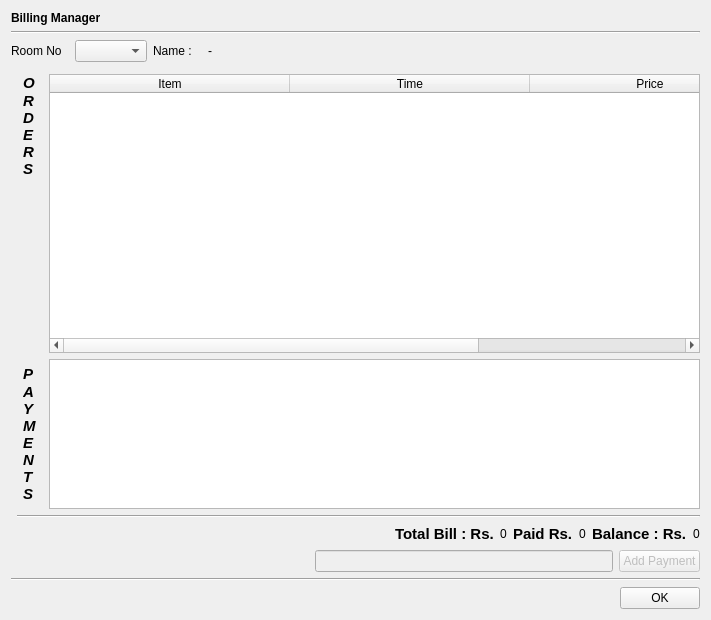
<?xml version="1.0" encoding="UTF-8"?>
<ui version="4.0">
 <class>billingManager</class>
 <widget class="QDialog" name="billingManager">
  <property name="geometry">
   <rect>
    <x>0</x>
    <y>0</y>
    <width>711</width>
    <height>620</height>
   </rect>
  </property>
  <property name="windowTitle">
   <string>Active Bill</string>
  </property>
  <layout class="QGridLayout" name="gridLayout">
   <item row="0" column="0" colspan="4">
    <widget class="QLabel" name="label">
     <property name="text">
      <string>&lt;b&gt;Billing Manager&lt;/b&gt;</string>
     </property>
    </widget>
   </item>
   <item row="1" column="0" colspan="4">
    <widget class="Line" name="line">
     <property name="orientation">
      <enum>Qt::Horizontal</enum>
     </property>
    </widget>
   </item>
   <item row="2" column="0" colspan="4">
    <layout class="QHBoxLayout" name="horizontalLayout_4">
     <item>
      <widget class="QLabel" name="label_6">
       <property name="text">
        <string>Room No  </string>
       </property>
      </widget>
     </item>
     <item>
      <widget class="QComboBox" name="roomNo"/>
     </item>
     <item>
      <widget class="QLabel" name="label_7">
       <property name="text">
        <string>Name :   </string>
       </property>
      </widget>
     </item>
     <item>
      <widget class="QLabel" name="name">
       <property name="text">
        <string>-</string>
       </property>
      </widget>
     </item>
     <item>
      <spacer name="horizontalSpacer_4">
       <property name="orientation">
        <enum>Qt::Horizontal</enum>
       </property>
       <property name="sizeHint" stdset="0">
        <size>
         <width>40</width>
         <height>20</height>
        </size>
       </property>
      </spacer>
     </item>
    </layout>
   </item>
   <item row="3" column="0" rowspan="2">
    <widget class="Line" name="line_3">
     <property name="orientation">
      <enum>Qt::Horizontal</enum>
     </property>
    </widget>
   </item>
   <item row="4" column="2">
    <layout class="QVBoxLayout" name="verticalLayout">
     <item>
      <widget class="QLabel" name="label_4">
       <property name="text">
        <string>&lt;!DOCTYPE HTML PUBLIC &quot;-//W3C//DTD HTML 4.0//EN&quot; &quot;http://www.w3.org/TR/REC-html40/strict.dtd&quot;&gt;
&lt;html&gt;&lt;head&gt;&lt;meta name=&quot;qrichtext&quot; content=&quot;1&quot; /&gt;&lt;style type=&quot;text/css&quot;&gt;
p, li { white-space: pre-wrap; }
&lt;/style&gt;&lt;/head&gt;&lt;body style=&quot; font-family:'Ubuntu'; font-size:11pt; font-weight:400; font-style:normal;&quot;&gt;
&lt;p style=&quot; margin-top:0px; margin-bottom:0px; margin-left:0px; margin-right:0px; -qt-block-indent:0; text-indent:0px;&quot;&gt;&lt;span style=&quot; font-weight:600; font-style:italic;&quot;&gt;O&lt;/span&gt;&lt;/p&gt;
&lt;p style=&quot; margin-top:0px; margin-bottom:0px; margin-left:0px; margin-right:0px; -qt-block-indent:0; text-indent:0px;&quot;&gt;&lt;span style=&quot; font-weight:600; font-style:italic;&quot;&gt;R&lt;br /&gt;D&lt;br /&gt;E&lt;br /&gt;R&lt;br /&gt;S&lt;/span&gt;&lt;/p&gt;&lt;/body&gt;&lt;/html&gt;</string>
       </property>
      </widget>
     </item>
     <item>
      <spacer name="verticalSpacer">
       <property name="orientation">
        <enum>Qt::Vertical</enum>
       </property>
       <property name="sizeHint" stdset="0">
        <size>
         <width>20</width>
         <height>40</height>
        </size>
       </property>
      </spacer>
     </item>
    </layout>
   </item>
   <item row="4" column="3">
    <widget class="QTableWidget" name="orders">
     <property name="sizePolicy">
      <sizepolicy hsizetype="Expanding" vsizetype="Expanding">
       <horstretch>0</horstretch>
       <verstretch>0</verstretch>
      </sizepolicy>
     </property>
     <property name="editTriggers">
      <set>QAbstractItemView::NoEditTriggers</set>
     </property>
     <attribute name="horizontalHeaderDefaultSectionSize">
      <number>240</number>
     </attribute>
     <attribute name="horizontalHeaderStretchLastSection">
      <bool>true</bool>
     </attribute>
     <column>
      <property name="text">
       <string>Item</string>
      </property>
     </column>
     <column>
      <property name="text">
       <string>Time</string>
      </property>
     </column>
     <column>
      <property name="text">
       <string>Price</string>
      </property>
     </column>
    </widget>
   </item>
   <item row="5" column="2">
    <layout class="QVBoxLayout" name="verticalLayout_2">
     <item>
      <widget class="QLabel" name="label_5">
       <property name="text">
        <string>&lt;!DOCTYPE HTML PUBLIC &quot;-//W3C//DTD HTML 4.0//EN&quot; &quot;http://www.w3.org/TR/REC-html40/strict.dtd&quot;&gt;
&lt;html&gt;&lt;head&gt;&lt;meta name=&quot;qrichtext&quot; content=&quot;1&quot; /&gt;&lt;style type=&quot;text/css&quot;&gt;
p, li { white-space: pre-wrap; }
&lt;/style&gt;&lt;/head&gt;&lt;body style=&quot; font-family:'Ubuntu'; font-size:11pt; font-weight:400; font-style:normal;&quot;&gt;
&lt;p style=&quot; margin-top:0px; margin-bottom:0px; margin-left:0px; margin-right:0px; -qt-block-indent:0; text-indent:0px;&quot;&gt;&lt;span style=&quot; font-weight:600; font-style:italic;&quot;&gt;P&lt;/span&gt;&lt;/p&gt;
&lt;p style=&quot; margin-top:0px; margin-bottom:0px; margin-left:0px; margin-right:0px; -qt-block-indent:0; text-indent:0px;&quot;&gt;&lt;span style=&quot; font-weight:600; font-style:italic;&quot;&gt;A&lt;br /&gt;Y&lt;br /&gt;M&lt;br /&gt;E&lt;br /&gt;N&lt;br /&gt;T&lt;br /&gt;S&lt;/span&gt;&lt;/p&gt;&lt;/body&gt;&lt;/html&gt;</string>
       </property>
      </widget>
     </item>
    </layout>
   </item>
   <item row="5" column="3">
    <widget class="QTableWidget" name="payTab">
     <property name="maximumSize">
      <size>
       <width>16777215</width>
       <height>150</height>
      </size>
     </property>
     <attribute name="horizontalHeaderDefaultSectionSize">
      <number>500</number>
     </attribute>
     <attribute name="horizontalHeaderStretchLastSection">
      <bool>true</bool>
     </attribute>
    </widget>
   </item>
   <item row="6" column="1" colspan="3">
    <widget class="Line" name="line_5">
     <property name="orientation">
      <enum>Qt::Horizontal</enum>
     </property>
    </widget>
   </item>
   <item row="7" column="1" colspan="3">
    <layout class="QHBoxLayout" name="horizontalLayout">
     <item>
      <spacer name="horizontalSpacer">
       <property name="orientation">
        <enum>Qt::Horizontal</enum>
       </property>
       <property name="sizeHint" stdset="0">
        <size>
         <width>40</width>
         <height>20</height>
        </size>
       </property>
      </spacer>
     </item>
     <item>
      <widget class="QLabel" name="label_8">
       <property name="text">
        <string>&lt;!DOCTYPE HTML PUBLIC &quot;-//W3C//DTD HTML 4.0//EN&quot; &quot;http://www.w3.org/TR/REC-html40/strict.dtd&quot;&gt;
&lt;html&gt;&lt;head&gt;&lt;meta name=&quot;qrichtext&quot; content=&quot;1&quot; /&gt;&lt;style type=&quot;text/css&quot;&gt;
p, li { white-space: pre-wrap; }
&lt;/style&gt;&lt;/head&gt;&lt;body style=&quot; font-family:'Ubuntu'; font-size:11pt; font-weight:400; font-style:normal;&quot;&gt;
&lt;p style=&quot; margin-top:0px; margin-bottom:0px; margin-left:0px; margin-right:0px; -qt-block-indent:0; text-indent:0px;&quot;&gt;&lt;span style=&quot; font-weight:600;&quot;&gt;Total Bill : Rs.&lt;/span&gt;&lt;/p&gt;&lt;/body&gt;&lt;/html&gt;</string>
       </property>
      </widget>
     </item>
     <item>
      <widget class="QLabel" name="totalBill">
       <property name="text">
        <string>0</string>
       </property>
      </widget>
     </item>
     <item>
      <widget class="QLabel" name="label_9">
       <property name="text">
        <string>&lt;!DOCTYPE HTML PUBLIC &quot;-//W3C//DTD HTML 4.0//EN&quot; &quot;http://www.w3.org/TR/REC-html40/strict.dtd&quot;&gt;
&lt;html&gt;&lt;head&gt;&lt;meta name=&quot;qrichtext&quot; content=&quot;1&quot; /&gt;&lt;style type=&quot;text/css&quot;&gt;
p, li { white-space: pre-wrap; }
&lt;/style&gt;&lt;/head&gt;&lt;body style=&quot; font-family:'Ubuntu'; font-size:11pt; font-weight:400; font-style:normal;&quot;&gt;
&lt;p style=&quot; margin-top:0px; margin-bottom:0px; margin-left:0px; margin-right:0px; -qt-block-indent:0; text-indent:0px;&quot;&gt;&lt;span style=&quot; font-weight:600;&quot;&gt;Paid Rs.&lt;/span&gt;&lt;/p&gt;&lt;/body&gt;&lt;/html&gt;</string>
       </property>
      </widget>
     </item>
     <item>
      <widget class="QLabel" name="totalPay">
       <property name="text">
        <string>0</string>
       </property>
      </widget>
     </item>
     <item>
      <widget class="QLabel" name="label_2">
       <property name="text">
        <string>&lt;!DOCTYPE HTML PUBLIC &quot;-//W3C//DTD HTML 4.0//EN&quot; &quot;http://www.w3.org/TR/REC-html40/strict.dtd&quot;&gt;
&lt;html&gt;&lt;head&gt;&lt;meta name=&quot;qrichtext&quot; content=&quot;1&quot; /&gt;&lt;style type=&quot;text/css&quot;&gt;
p, li { white-space: pre-wrap; }
&lt;/style&gt;&lt;/head&gt;&lt;body style=&quot; font-family:'Ubuntu'; font-size:11pt; font-weight:400; font-style:normal;&quot;&gt;
&lt;p style=&quot; margin-top:0px; margin-bottom:0px; margin-left:0px; margin-right:0px; -qt-block-indent:0; text-indent:0px;&quot;&gt;&lt;span style=&quot; font-weight:600;&quot;&gt;Balance : Rs.&lt;/span&gt;&lt;/p&gt;&lt;/body&gt;&lt;/html&gt;</string>
       </property>
      </widget>
     </item>
     <item>
      <widget class="QLabel" name="totalBal">
       <property name="text">
        <string>0</string>
       </property>
      </widget>
     </item>
    </layout>
   </item>
   <item row="8" column="1" colspan="3">
    <layout class="QHBoxLayout" name="horizontalLayout_3">
     <item>
      <spacer name="horizontalSpacer_3">
       <property name="orientation">
        <enum>Qt::Horizontal</enum>
       </property>
       <property name="sizeHint" stdset="0">
        <size>
         <width>40</width>
         <height>20</height>
        </size>
       </property>
      </spacer>
     </item>
     <item>
      <widget class="QLineEdit" name="payForm">
       <property name="enabled">
        <bool>false</bool>
       </property>
      </widget>
     </item>
     <item>
      <widget class="QPushButton" name="payButton">
       <property name="enabled">
        <bool>false</bool>
       </property>
       <property name="text">
        <string>Add Payment</string>
       </property>
      </widget>
     </item>
    </layout>
   </item>
   <item row="9" column="0" colspan="4">
    <widget class="Line" name="line_2">
     <property name="orientation">
      <enum>Qt::Horizontal</enum>
     </property>
    </widget>
   </item>
   <item row="10" column="0" colspan="4">
    <layout class="QHBoxLayout" name="horizontalLayout_2">
     <item>
      <spacer name="horizontalSpacer_2">
       <property name="orientation">
        <enum>Qt::Horizontal</enum>
       </property>
       <property name="sizeHint" stdset="0">
        <size>
         <width>40</width>
         <height>20</height>
        </size>
       </property>
      </spacer>
     </item>
     <item>
      <widget class="QPushButton" name="okButton">
       <property name="text">
        <string>OK</string>
       </property>
      </widget>
     </item>
    </layout>
   </item>
  </layout>
 </widget>
 <resources/>
 <connections/>
</ui>
